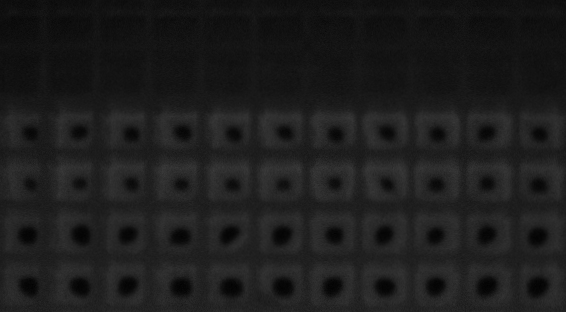
#> input picture data/vbottom_motility_assay/cropped_final_frames/algae_growth_curve_00000_1722972387-1_FinalFrame_Crop.tif, 566 x 312 px
$ jupyter execute --allow-errors 1_vbottom-motility-linescan.ipynb
#> lines starting #> are read from the running program, lines starting #| are printed output that depends on the picture
### src/vbottom.py
from pathlib import Path

import matplotlib.pyplot as plt
import numpy as np
import skimage as ski
from matplotlib.patches import Rectangle


def get_well_intensity_profiles(
    image,
    num_rows,
    num_cols,
    scan_width=10,
    scan_length=40,
    normalize=True,
):
    """Get intensity profiles from a grid of ROIs."""
    # Calculate center positions of each well
    height, width = image.shape
    row_spacing = height // num_rows
    col_spacing = width // num_cols
    well_centers = [
        (int((row + 0.5) * row_spacing), int((col + 0.5) * col_spacing))
        for row in range(num_rows)
        for col in range(num_cols)
    ]

    # Store the line scan results
    intensity_profiles = []
    # Perform line scans, realign, and (optionally) normalize data
    for center_y, center_x in well_centers:
        start_x = max(center_x - scan_length // 2, 0)
        end_x = min(center_x + scan_length // 2, width - 1)

        # Perform a horizontal line scan across the center with a width of scan_width
        line_intensities = []
        for offset in range(-scan_width // 2, scan_width // 2 + 1):
            rr, cc = ski.draw.line(center_y + offset, start_x, center_y + offset, end_x)
            line_intensities.append(image[rr, cc])

        # Ensure all scans are of the same length by trimming to scan_length
        line_intensities = [scan[:scan_length] for scan in line_intensities]
        # Average each row of the line scan
        intensity_profile = np.mean(line_intensities, axis=0)

        # Realign the line scan by aligning the minimum point within a broader search region
        broader_search_indices = np.arange(10, 30)
        min_index = broader_search_indices[np.argmin(intensity_profile[broader_search_indices])]
        shift = (scan_length // 2) - min_index
        intensity_profile = np.roll(intensity_profile, shift)

        # Optionally normalize the line scan by dividing by the average intensity value
        if normalize:
            intensity_profile = intensity_profile / intensity_profile.mean()

        intensity_profiles.append(intensity_profile)
    return well_centers, intensity_profiles


def annotate_phenotypeomat_image(
    image,
    well_centers,
    labels,
    scan_width,
    scan_length,
    cmap="Greys_r",
    y_offset_label=15,
    savefig_filepath=None,
    mpl_patch_kwargs=None,
    mpl_text_kwargs=None,
):
    """Annotate each well of the Phenotype-o-mat image using the input well positions and labels."""
    # Create figure
    fig, ax = plt.subplots(figsize=(24, 8))

    # Plot plate image
    im = ax.imshow(image, cmap=cmap)
    fig.colorbar(im)

    # Handle default plotting kwargs
    if mpl_patch_kwargs is None:
        mpl_patch_kwargs = {
            "linewidth": 1,
            "edgecolor": "white",
            "facecolor": "none",
        }
    if mpl_text_kwargs is None:
        mpl_text_kwargs = {
            "color": "white",
        }

    # Loop through each well
    for well_center, label in zip(well_centers, labels, strict=True):
        # Annotate the region that the intensity was scanned
        anchor_point = (well_center[1] - scan_length / 2, well_center[0] - scan_width / 2)
        scan_region = Rectangle(
            xy=anchor_point,
            width=scan_length,
            height=scan_width,
            **mpl_patch_kwargs,
        )
        ax.add_patch(scan_region)

        # Annotate each region with the strain name
        ax.text(
            x=well_center[1],
            y=well_center[0] - y_offset_label,
            s=label,
            ha="center",
            va="center",
            fontsize=12,
            **mpl_text_kwargs,
        )

    if savefig_filepath is not None:
        savefig_filepath = Path(savefig_filepath)
        savefig_filepath.parent.mkdir(exist_ok=True)
        plt.savefig(savefig_filepath, dpi=192)

### notebooks/1_vbottom-motility-linescan.ipynb
# Analysis of v-bottom well motility assay
---

### Overview

This notebook provides a comprehensive analysis of motility assay data from *Chlamydomonas* strains seeded in 96- or 384-well conical (V) bottom plates, captured by a [Phenotype-o-mat setup](https://doi.org/10.57844/arcadia-112f-5023). The underlying principle of this assay is that non-motile cells should collect at the bottom of the well (in the center), while motile cells should remain suspended in liquid. The intensity profile of images of wells with non-motile cells should, therefore, have dark centers and relatively lighter edges, while the intensity profile of images of wells with motile cells should be relatively uniform (see [Figure 2A](https://doi.org/10.57844/arcadia-fe2a-711e) of the pub for a visual explanation). The output from the Phenotype-o-mat is a single-frame AVI file (i.e. a grayscale image) of all 96 or 384 v-bottom wells.

The v-bottom well motility assay was done twice: once on wild-type and mutant *Chlamydomonas* strains treated with only controls (Figure 2) and once on the same *Chlamydomonas* strains treated with either controls or drugs (Figure 4). In both instances, the Phenotype-o-mat was used to record a 96-frame time-lapse of the cells in which an image was recorded every minute. Only the final frame of the time-lapse is considered for this analysis as it was determined empirically that the intensity profiles remain constant after 50 or so frames.

This notebook performs the following analysis for both instances of the v-bottom motility assay:

1. **Extract and visualize intensity profiles**:
   Measures the intensity from horizontal line scans across the wells to quantify cell density, differentiating between non-motile cells (which sink to the bottom of the well) and motile cells (which remain suspended).

2. **Calculate and visualize distributions of motility ratios**:
   The motility ratio is calculated from the intensity profiles as a means of estimating the fraction of cells that are motile. Different combinations of strain and drug treatment result in different distributions of motility ratios.

3. **Statistical testing**:
   Generates violin plots of motility fractions and performs either Kruskal-Wallis and Dunn's post-hoc tests with Bonferroni correction or one-way ANOVA and post-hoc Tukey tests to evaluate differences between treatments across multiple strains.

Output from this notebook was used to generate Figures 2 and 4 in the [publication](https://doi.org/10.57844/arcadia-fe2a-711e) as well as statistical analysis throughout the text. ChatGPT was used to draft portions of the code in this notebook.

[cell 1]
import sys
from itertools import product
from pathlib import Path

import arcadia_pycolor as apc
import matplotlib.pyplot as plt
import numpy as np
import pandas as pd
import scipy.stats as stats
import seaborn as sns
import skimage as ski
from scikit_posthocs import posthoc_dunn
from statsmodels.stats.multicomp import pairwise_tukeyhsd

# Add local code to path
sys.path.insert(0, "../src")
import vbottom

# Set the default matplotlib styles using arcadia-pycolor
apc.mpl.setup()
#> (this line was passed over: arcadia_pycolor is not available in this run)

## Figure 2
---
Wild-type and mutant *Chlamydomonas* strains treated with only **controls**.

**Strains**:
- CC-125: wild type
- CC-2670: *ida4* mutant
- CC-3707: *cpc1-1* mutant

**Controls**:
- Water
- 0.1% DMSO

*Prior to this analysis, I opened the last single-frame AVI acquired in the dataset in FIJI and cropped the image to only include the wells of interest. I then saved the image as a TIF.*

### 1. Extract intensity profiles
Intensity values are normalized to the average intensity per well to correct for variation in culture density.

[cell 2]
# Load Phenotype-o-mat image
image_filepath = Path(
    "../data/vbottom_motility_assay/cropped_final_frames/"
    "algae_growth_curve_00000_1722972387-1_FinalFrame_Crop.tif"
)
image = ski.io.imread(image_filepath)
#> image is the input picture: shape (312, 566); min 2, max 59, mean 29.3

# Parameters for extracting intensity profiles from v-bottom well plates
num_rows = 6
num_cols = 11
scan_width = 10
scan_length = 40

# Get the intensity profile from each well
well_centers, intensity_profiles = vbottom.get_well_intensity_profiles(
    image,
    num_rows,
    num_cols,
    scan_width=scan_width,
    scan_length=scan_length,
    normalize=True,
)
#> after the loop in get_well_intensity_profiles, `for center_y, center_x in well_centers:`: intensity_profiles = 66 items
#> well_centers = 66 pairs, first value 26 to 286, second value 25 to 535; intensity_profiles = 66 items

### Annotate Phenotype-o-mat image

Overlay the ROIs defined for extracting the intensity profile from each well. Add a label for the strain of each cell in the corresponding v-bottom well.

[cell 3]
# Labels for the strain of cells within each well
labels = [
    ["CC-125"] * num_cols,
    ["CC-125"] * num_cols,
    ["CC-2670"] * num_cols,
    ["CC-2670"] * num_cols,
    ["CC-3707"] * num_cols,
    ["CC-3707"] * num_cols,
]
flat_labels = [label for row in labels for label in row]

# Annotate Phenotype-o-mat image
vbottom.annotate_phenotypeomat_image(
    image,
    well_centers,
    flat_labels,
    scan_width,
    scan_length,
    savefig_filepath="../results/linescan_strain_results/vbottom_wells_annotated.png",
    mpl_text_kwargs={
        "color": "black",
        "bbox": {"facecolor": "white", "alpha": 0.5},
    },
)
#> the loop in annotate_phenotypeomat_image, `for well_center, label in zip(well_centers, labels, strict=True):` made 66 passes
#> (well_center, label, anchor_point) on passes 1 to 8: ((26, 25), 'CC-125', (5, 21)), ((26, 76), 'CC-125', (56, 21)), ((26, 127), 'CC-125', (107, 21)), ((26, 178), 'CC-125', (158, 21)), ((26, 229), 'CC-125', (209, 21)), ((26, 280), 'CC-125', (260, 21)), ((26, 331), 'CC-125', (311, 21)), ((26, 382), 'CC-125', (362, 21))
#> in annotate_phenotypeomat_image, `plt.savefig(savefig_filepath, dpi=192)`:
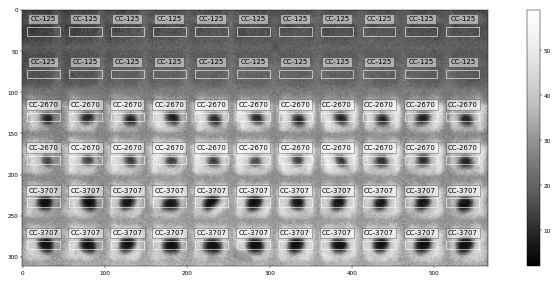
#> figure drawn by matplotlib, 2 panels

### Visualize intensity profiles

[cell 4]
# Define color map for each strain
strains = ["CC-125", "CC-2670", "CC-3707"]
colors = ["#BAB0A8", "#73B5E3", "#FFB984"]
colormap = {strain: color for strain, color in zip(strains, colors, strict=True)}

# Map intensity profiles to each strain
intensity_profiles_strain_map = {}
for strain in strains:
    intensity_profiles_per_strain = np.array(
        [intensity_profiles[i] for i in range(len(intensity_profiles)) if flat_labels[i] == strain]
    )
    intensity_profiles_strain_map[strain] = intensity_profiles_per_strain
#> this loop made 3 passes
#> pass 1, `intensity_profiles_per_strain = np.array( [intensity_profiles[i] for i..`:
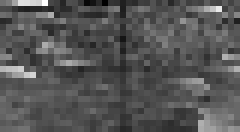
#> intensity_profiles_per_strain: shape (22, 40) float64 (shown 6 times larger); min 0.799, max 1.4, mean 1; drawn with min black and max white
#> pass 2, `intensity_profiles_per_strain = np.array( [intensity_profiles[i] for i..`:
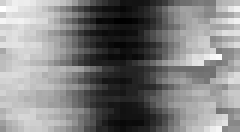
#> intensity_profiles_per_strain: shape (22, 40) float64 (shown 6 times larger); min 0.389, max 1.61, mean 1; drawn with min black and max white
#> pass 3, `intensity_profiles_per_strain = np.array( [intensity_profiles[i] for i..`:
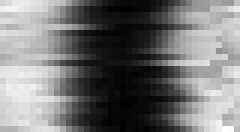
#> intensity_profiles_per_strain: shape (22, 40) float64 (shown 6 times larger); min 0.204, max 1.91, mean 1; drawn with min black and max white
#> after the loop, intensity_profiles_strain_map = 3 items

# Plot the intensity profiles of each strain
fig, ax = plt.subplots(layout="constrained", figsize=(10, 6))
for strain, intensity_profiles_per_strain in intensity_profiles_strain_map.items():
    # Plot each intensity profile as semi-transparent
    for intensity_profile in intensity_profiles_per_strain:
        ax.plot(intensity_profile, color=colormap[strain], lw=0.5, alpha=0.5)

    # Average intensity profile more bold
    average_intensity_profile = np.mean(intensity_profiles_per_strain, axis=0)
    ax.plot(average_intensity_profile, color=colormap[strain], lw=2.5, label=f"{strain}")
#> this loop made 3 passes
#> strain on passes 1 to 3: 'CC-125', 'CC-2670', 'CC-3707'

# Aesthetics
ax.set_title("Relative density of cells in v-bottom wells")
ax.set_xlabel("Pixel position")
ax.set_ylabel("Relative cell density")
ax.legend(loc="upper left", bbox_to_anchor=(1.05, 1))
ax.set_xlim(0, scan_length - 1)
ax.set_ylim(0, np.max(intensity_profiles))

# Save figure
savefig_filepath = "../results/figure-3B.pdf"
plt.savefig(savefig_filepath)
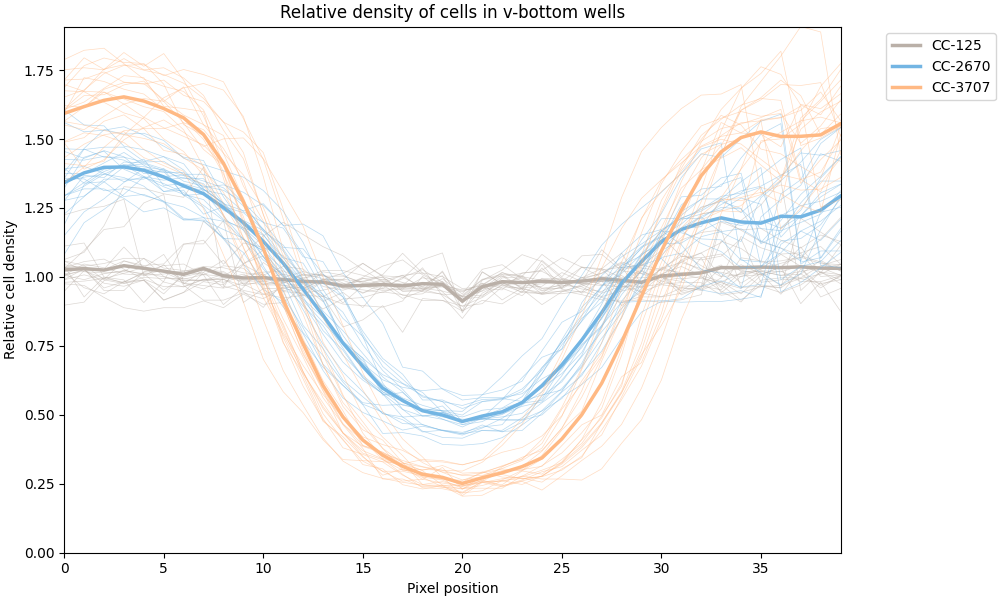
#> figure drawn by matplotlib, 1 panel; curve peaks at x = 7, y = 1.4; curve peaks at x = 36, y = 1.35; curve peaks at x = 8, y = 1.2

### 2. Compute and visualize motility ratios

The motility ratio, defined as the ratio of the minimum intensity value of the pellet to the intensity values in the outer edge of the well, is an estimate of the fraction of non-motile cells. Here we generate violin plots showing the distribution of motility ratios between strains.

As described in the pub,
> To estimate the fraction of motile cells (pellet-to-periphery intensity ratio or motility ratio), we divided the minimal intensity value by the average intensity of the peripheral tail (defined as the range of pixels between positions 33 and 37 of the 40-pixel line scan) for each line scan. This analysis revealed significantly more non-motile ida4 cells and cpc1-1 cells compared to wild-type cells.

[cell 5]
# Define the "periphery" region: tail end of the intensity profile where only motile cells will be
periphery_region = np.arange(33, 38)

# Calculate the pellet-to-periphery intensity ratio ("motility ratio") for each well and
# map to the corresponding strain
motility_ratios_strain_map = {}
for strain, intensity_profiles_per_strain in intensity_profiles_strain_map.items():
    min_pellet_intensities = intensity_profiles_per_strain.min(axis=1)
    mean_periphery_intensities = intensity_profiles_per_strain[:, periphery_region].mean(axis=1)
    motility_ratio = min_pellet_intensities / mean_periphery_intensities
    motility_ratios_strain_map[strain] = motility_ratio
#> after the loop, motility_ratios_strain_map = 3 items

# Convert dictionary of motility ratio data to long-form pandas DataFrame for compatibility
# with seaborn violin plot
motility_ratios_dataframe = pd.DataFrame(motility_ratios_strain_map).melt(
    var_name="strain", value_name="motility_ratio"
)
#> motility_ratios_dataframe = table of 66 rows and 2 columns

# Create violin plot
fig, ax = plt.subplots(layout="constrained", figsize=(8, 5))
ax = sns.violinplot(
    data=motility_ratios_dataframe,
    x="strain",
    y="motility_ratio",
    hue="strain",
    palette=colormap,
    inner="box",
    inner_kws={"box_width": 8},
)
_ = ax.set_title("Distribution of motility ratios by strain")

# Save figure
savefig_filepath = "../results/figure-3C.pdf"
plt.savefig(savefig_filepath)
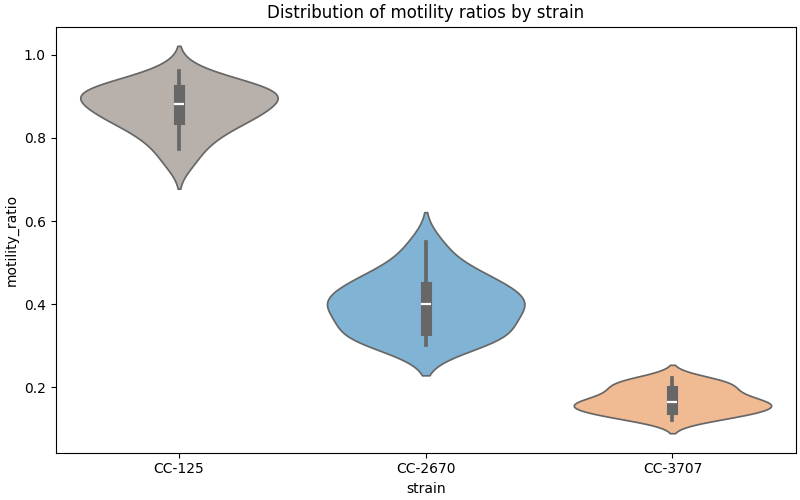
#> figure drawn by matplotlib, 1 panel

### 3. Perform statistical tests

This statistical testing workflow begins with a Kruskal-Wallis H-test to assess whether there are significant differences among the motility ratios of cells within each strain. If the test is statistically significant (indicating at least one group differs from the others), Dunn's test (post-hoc pairwise test for multiple comparisons of mean rank sums) is performed as a post-hoc analysis with Bonferroni correction.

[cell 6]
# Set significance threshold for the test
alpha = 0.05

# Kruskal-Wallis
samples = [
    group["motility_ratio"].values for _strain, group in motility_ratios_dataframe.groupby("strain")
]
#> samples = 3 items
kruskal_results = stats.kruskal(*samples)
#> kruskal_results = (57.79, 2.82e-13)
kruskal_report = (
    f"Kruskal-Wallis result for motility ratios:\n"
    f"H-statistic: {kruskal_results.statistic:.3g}, p-value: {kruskal_results.pvalue:.3g}"
)
print(kruskal_report)
#| Kruskal-Wallis result for motility ratios:
#| H-statistic: 57.8, p-value: 2.82e-13

#> (the rest of this cell did not finish here and is left out)

## Figure 4
---
Wild-type and mutant *Chlamydomonas* strains treated with **controls and drugs**.

**Strains** (same as in Figure 2 analysis):
- CC-125: wild type
- CC-2670: *ida4* mutant
- CC-3707: *cpc1-1* mutant

**Controls** (same as in Figure 2 analysis):
- Water
- 0.1% DMSO

**Drugs**:
- Torin2
- TAK-063
- Dynarrestin
- ATP
- Linsitinib
- Ibudilast

All drug concentrations were 50 µM.

*Prior to this analysis, I opened the last single-frame AVI acquired in the dataset in FIJI and cropped the image to only include the wells of interest. I then saved the image as a TIF.*

### 1. Extract intensity profiles
Unlike in the analysis for Figure 2, here the intensity values are **not** normalized to the average intensity per well in order to highlight drug-induced growth effects which would otherwise be suppressed.

[cell 7]
# Load Phenotype-o-mat image
image_filepath = Path(
    "../data/vbottom_motility_assay/cropped_final_frames/"
    "algae_growth_curve_00000_1724619978-Crop.tif"
)
image = ski.io.imread(image_filepath)
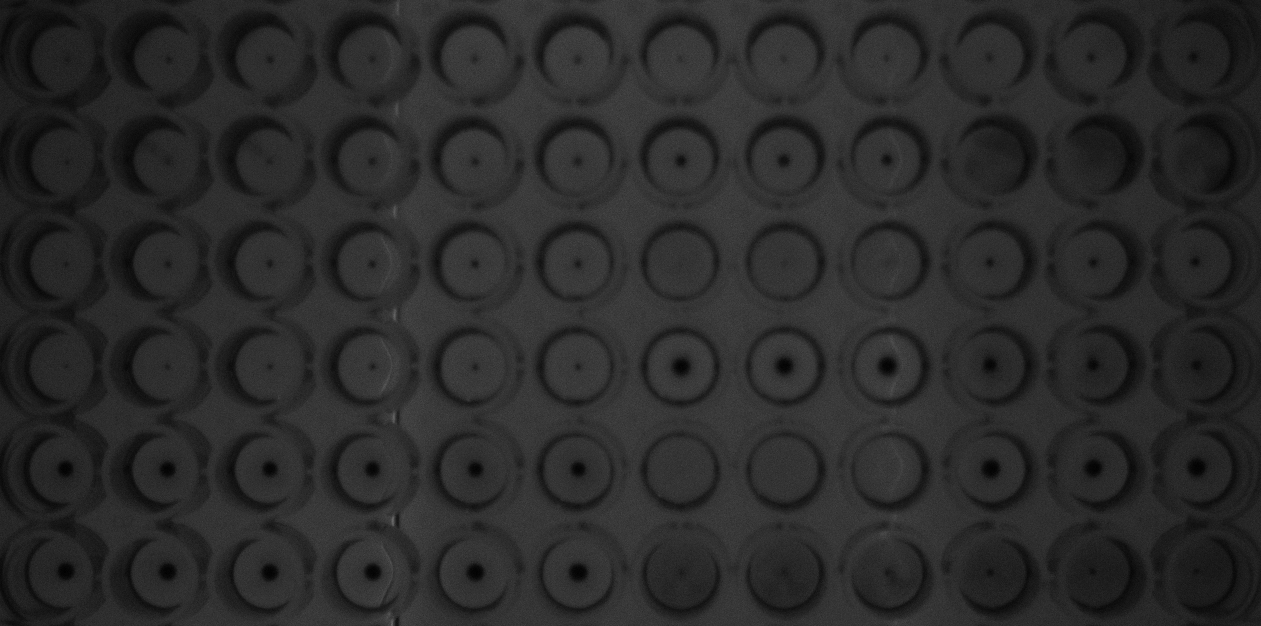
#> input picture data/vbottom_motility_assay/cropped_final_frames/algae_growth_curve_00000_1724619978-Crop.tif, 1261 x 626 px
#> image is the input picture: shape (626, 1261); min 1, max 106, mean 42.6

# Parameters for extracting intensity profiles from v-bottom well plates
num_rows = 6
num_cols = 12
scan_width = 10
scan_length = 40

# Get the intensity profile from each well
well_centers, intensity_profiles = vbottom.get_well_intensity_profiles(
    image,
    num_rows,
    num_cols,
    scan_width=scan_width,
    scan_length=scan_length,
    normalize=False,
)
#> (the rest of the program and of its run is left out)
